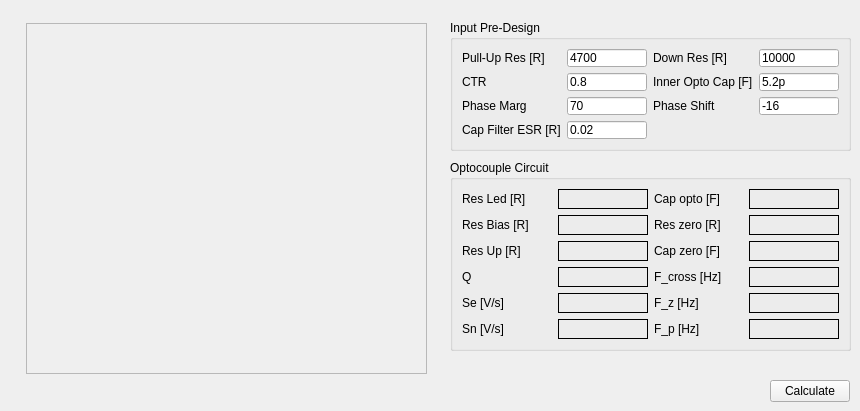
    <widget class="QWidget" name="Opto">
     <attribute name="title">
      <string>Optocouple</string>
     </attribute>
     <widget class="QLabel" name="label_12">
      <property name="geometry">
       <rect>
        <x>26</x>
        <y>23</y>
        <width>401</width>
        <height>351</height>
       </rect>
      </property>
      <property name="frameShape">
       <enum>QFrame::StyledPanel</enum>
      </property>
      <property name="text">
       <string/>
      </property>
      <property name="pixmap">
       <pixmap resource="res/flsmps_res.qrc">:/control_opto_circuit/opto-res.png</pixmap>
      </property>
      <property name="scaledContents">
       <bool>true</bool>
      </property>
     </widget>
     <widget class="QGroupBox" name="groupBox_35">
      <property name="geometry">
       <rect>
        <x>450</x>
        <y>20</y>
        <width>401</width>
        <height>131</height>
       </rect>
      </property>
      <property name="title">
       <string>Input Pre-Design</string>
      </property>
      <layout class="QGridLayout" name="gridLayout_15">
       <item row="4" column="0">
        <widget class="QLabel" name="label_802">
         <property name="text">
          <string>Cap Filter ESR [R]</string>
         </property>
        </widget>
       </item>
       <item row="0" column="2">
        <widget class="QLabel" name="label_795">
         <property name="text">
          <string>Down Res [R]</string>
         </property>
        </widget>
       </item>
       <item row="2" column="3">
        <widget class="QLineEdit" name="GainMarg">
         <property name="text">
          <string>-16</string>
         </property>
        </widget>
       </item>
       <item row="0" column="1">
        <widget class="QLineEdit" name="ResPullUp">
         <property name="text">
          <string>4700</string>
         </property>
        </widget>
       </item>
       <item row="1" column="3">
        <widget class="QLineEdit" name="OptoInnerCap">
         <property name="text">
          <string>5.2p</string>
         </property>
        </widget>
       </item>
       <item row="0" column="0">
        <widget class="QLabel" name="label_796">
         <property name="text">
          <string>Pull-Up Res [R]</string>
         </property>
        </widget>
       </item>
       <item row="2" column="2">
        <widget class="QLabel" name="label_798">
         <property name="text">
          <string>Phase Shift</string>
         </property>
        </widget>
       </item>
       <item row="2" column="1">
        <widget class="QLineEdit" name="PhaseMarg">
         <property name="text">
          <string>70</string>
         </property>
        </widget>
       </item>
       <item row="2" column="0">
        <widget class="QLabel" name="label_797">
         <property name="text">
          <string>Phase Marg</string>
         </property>
        </widget>
       </item>
       <item row="1" column="1">
        <widget class="QLineEdit" name="OptoCTR">
         <property name="text">
          <string>0.8</string>
         </property>
        </widget>
       </item>
       <item row="1" column="0">
        <widget class="QLabel" name="label_800">
         <property name="text">
          <string>CTR</string>
         </property>
        </widget>
       </item>
       <item row="1" column="2">
        <widget class="QLabel" name="label_801">
         <property name="text">
          <string>Inner Opto Cap [F]</string>
         </property>
        </widget>
       </item>
       <item row="0" column="3">
        <widget class="QLineEdit" name="ResDown">
         <property name="text">
          <string>10000</string>
         </property>
        </widget>
       </item>
       <item row="4" column="1">
        <widget class="QLineEdit" name="CapFilterESR">
         <property name="text">
          <string>0.02</string>
         </property>
        </widget>
       </item>
      </layout>
     </widget>
     <widget class="QGroupBox" name="groupBox_36">
      <property name="geometry">
       <rect>
        <x>450</x>
        <y>160</y>
        <width>401</width>
        <height>191</height>
       </rect>
      </property>
      <property name="title">
       <string>Optocouple Circuit</string>
      </property>
      <layout class="QGridLayout" name="gridLayout_17">
       <item row="0" column="0">
        <widget class="QLabel" name="label_799">
         <property name="text">
          <string>Res Led [R]</string>
         </property>
        </widget>
       </item>
       <item row="0" column="1">
        <widget class="QLabel" name="ResLed">
         <property name="frameShape">
          <enum>QFrame::Box</enum>
         </property>
         <property name="text">
          <string/>
         </property>
        </widget>
       </item>
       <item row="0" column="2">
        <widget class="QLabel" name="label_816">
         <property name="text">
          <string>Cap opto [F]</string>
         </property>
        </widget>
       </item>
       <item row="0" column="3">
        <widget class="QLabel" name="CapOpto">
         <property name="frameShape">
          <enum>QFrame::Box</enum>
         </property>
         <property name="text">
          <string/>
         </property>
        </widget>
       </item>
       <item row="1" column="0">
        <widget class="QLabel" name="label_803">
         <property name="text">
          <string>Res Bias [R]</string>
         </property>
        </widget>
       </item>
       <item row="1" column="1">
        <widget class="QLabel" name="ResBias">
         <property name="frameShape">
          <enum>QFrame::Box</enum>
         </property>
         <property name="text">
          <string/>
         </property>
        </widget>
       </item>
       <item row="1" column="2">
        <widget class="QLabel" name="label_805">
         <property name="text">
          <string>Res zero [R]</string>
         </property>
        </widget>
       </item>
       <item row="1" column="3">
        <widget class="QLabel" name="ResZero">
         <property name="frameShape">
          <enum>QFrame::Box</enum>
         </property>
         <property name="text">
          <string/>
         </property>
        </widget>
       </item>
       <item row="2" column="0">
        <widget class="QLabel" name="label_807">
         <property name="text">
          <string>Res Up [R]</string>
         </property>
        </widget>
       </item>
       <item row="2" column="1">
        <widget class="QLabel" name="ResUp">
         <property name="frameShape">
          <enum>QFrame::Box</enum>
         </property>
         <property name="text">
          <string/>
         </property>
        </widget>
       </item>
       <item row="2" column="2">
        <widget class="QLabel" name="label_806">
         <property name="text">
          <string>Cap zero [F]</string>
         </property>
        </widget>
       </item>
       <item row="2" column="3">
        <widget class="QLabel" name="CapZero">
         <property name="frameShape">
          <enum>QFrame::Box</enum>
         </property>
         <property name="text">
          <string/>
         </property>
        </widget>
       </item>
       <item row="3" column="0">
        <widget class="QLabel" name="label_808">
         <property name="text">
          <string>Q</string>
         </property>
        </widget>
       </item>
       <item row="3" column="1">
        <widget class="QLabel" name="Quality">
         <property name="frameShape">
          <enum>QFrame::Box</enum>
         </property>
         <property name="text">
          <string/>
         </property>
        </widget>
       </item>
       <item row="3" column="2">
        <widget class="QLabel" name="label_812">
         <property name="text">
          <string>F_cross [Hz]</string>
         </property>
        </widget>
       </item>
       <item row="3" column="3">
        <widget class="QLabel" name="FCross">
         <property name="frameShape">
          <enum>QFrame::Box</enum>
         </property>
         <property name="text">
          <string/>
         </property>
        </widget>
       </item>
       <item row="4" column="0">
        <widget class="QLabel" name="label_811">
         <property name="text">
          <string>Se [V/s]</string>
         </property>
        </widget>
       </item>
       <item row="4" column="1">
        <widget class="QLabel" name="SE">
         <property name="frameShape">
          <enum>QFrame::Box</enum>
         </property>
         <property name="text">
          <string/>
         </property>
        </widget>
       </item>
       <item row="4" column="2">
        <widget class="QLabel" name="label_815">
         <property name="text">
          <string>F_z [Hz]</string>
         </property>
        </widget>
       </item>
       <item row="4" column="3">
        <widget class="QLabel" name="Fzero">
         <property name="frameShape">
          <enum>QFrame::Box</enum>
         </property>
         <property name="text">
          <string/>
         </property>
        </widget>
       </item>
       <item row="5" column="0">
        <widget class="QLabel" name="label_813">
         <property name="text">
          <string>Sn [V/s]</string>
         </property>
        </widget>
       </item>
       <item row="5" column="1">
        <widget class="QLabel" name="SN">
         <property name="frameShape">
          <enum>QFrame::Box</enum>
         </property>
         <property name="text">
          <string/>
         </property>
        </widget>
       </item>
       <item row="5" column="2">
        <widget class="QLabel" name="label_814">
         <property name="text">
          <string>F_p [Hz]</string>
         </property>
        </widget>
       </item>
       <item row="5" column="3">
        <widget class="QLabel" name="Fpole">
         <property name="frameShape">
          <enum>QFrame::Box</enum>
         </property>
         <property name="text">
          <string/>
         </property>
        </widget>
       </item>
      </layout>
     </widget>
     <widget class="QPushButton" name="CalcOptoPushButton">
      <property name="geometry">
       <rect>
        <x>770</x>
        <y>380</y>
        <width>80</width>
        <height>22</height>
       </rect>
      </property>
      <property name="text">
       <string>Calculate</string>
      </property>
     </widget>
    </widget>
